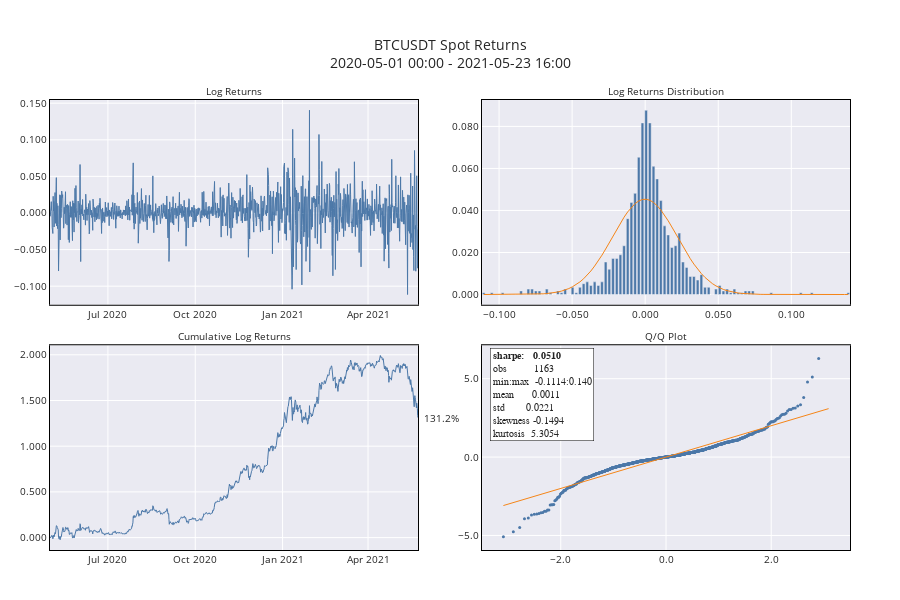

Notebook code for this chart:
### Code cell
fig = utils.make_overview_chart(
    df_spot.per_return, title="BTCUSDT Spot",
    subtitle_base="Log Returns"
)
fig.show()

### Figure 1 — Plotly figure (JSON) as saved in the notebook; plotly's stock layout.template omitted (floating-point values rounded to 4 significant figures; data arrays with more than 128 entries replaced by an {"elided": "..."} marker saying what was removed)
{"data": [{"line": {"color": "#4C78A8", "width": 1}, "name": "return", "type": "scatter", "x": {"elided": "1164 str values"}, "xaxis": "x", "y": {"elided": "1164 float values"}, "yaxis": "y"}, {"line": {"color": "#4C78A8", "width": 1}, "name": "cum. return", "type": "scatter", "x": {"elided": "1164 str values"}, "xaxis": "x3", "y": {"elided": "1164 float values"}, "yaxis": "y3"}, {"marker": {"color": "#4C78A8"}, "name": "pct. of returns", "type": "bar", "x": [-0.1105, -0.1075, -0.105, -0.1025, -0.0999, -0.09755, -0.09505, -0.0925, -0.08995, -0.08745, -0.08495, -0.08245, -0.07995, -0.0774, -0.07485, -0.07235, -0.06985, -0.06735, -0.0648, -0.06225, -0.05975, -0.05725, -0.05475, -0.05225, -0.0497, -0.04715, -0.04465, -0.04215, -0.03965, -0.03715, -0.0346, -0.03205, -0.02955, -0.02705, -0.02455, -0.022, -0.01945, -0.01695, -0.01445, -0.01195, -0.00943, -0.0069, -0.00438, -0.001863, 0.000652, 0.00317, 0.00569, 0.008205, 0.01073, 0.01325, 0.01575, 0.01825, 0.0208, 0.02335, 0.02585, 0.02835, 0.03085, 0.03335, 0.0359, 0.03845, 0.04095, 0.04345, 0.04595, 0.04845, 0.051, 0.05355, 0.05605, 0.05855, 0.06105, 0.0636, 0.06615, 0.06865, 0.07115, 0.07365, 0.07615, 0.0787, 0.08125, 0.08375, 0.08625, 0.08875, 0.09125, 0.0938, 0.09635, 0.0988, 0.1015, 0.104, 0.1065, 0.109, 0.1115, 0.114, 0.1165, 0.119, 0.1215, 0.124, 0.1265, 0.129, 0.1315, 0.134, 0.1365, 0.139], "xaxis": "x2", "y": [0.0008598, 0, 0.0008598, 0, 0, 0.0008598, 0, 0, 0, 0, 0.00172, 0, 0.00258, 0.00258, 0.00172, 0.00172, 0, 0.00258, 0.0008598, 0, 0.00172, 0.0008598, 0.00258, 0, 0.003439, 0.0008598, 0.003439, 0.005159, 0.006019, 0.004299, 0.006019, 0.004299, 0.006019, 0.01548, 0.01204, 0.0172, 0.0172, 0.01892, 0.02322, 0.03611, 0.04385, 0.04815, 0.06535, 0.08169, 0.0877, 0.08169, 0.06105, 0.05503, 0.04471, 0.03267, 0.02837, 0.02236, 0.02322, 0.02923, 0.01548, 0.0129, 0.008598, 0.008598, 0.006879, 0.009458, 0.003439, 0.003439, 0, 0.00258, 0.004299, 0.00172, 0.00258, 0.0008598, 0.00258, 0.0008598, 0.0008598, 0.00172, 0.00172, 0.00172, 0, 0, 0, 0, 0.0008598, 0, 0, 0, 0, 0, 0, 0, 0.0008598, 0, 0, 0.0008598, 0, 0, 0, 0, 0, 0, 0, 0, 0, 0.0008598], "yaxis": "y2"}, {"line": {"color": "#F58518", "width": 1}, "name": "normal", "type": "scatter", "x": [-0.1105, -0.1075, -0.105, -0.1025, -0.0999, -0.09755, -0.09505, -0.0925, -0.08995, -0.08745, -0.08495, -0.08245, -0.07995, -0.0774, -0.07485, -0.07235, -0.06985, -0.06735, -0.0648, -0.06225, -0.05975, -0.05725, -0.05475, -0.05225, -0.0497, -0.04715, -0.04465, -0.04215, -0.03965, -0.03715, -0.0346, -0.03205, -0.02955, -0.02705, -0.02455, -0.022, -0.01945, -0.01695, -0.01445, -0.01195, -0.00943, -0.0069, -0.00438, -0.001863, 0.000652, 0.00317, 0.00569, 0.008205, 0.01073, 0.01325, 0.01575, 0.01825, 0.0208, 0.02335, 0.02585, 0.02835, 0.03085, 0.03335, 0.0359, 0.03845, 0.04095, 0.04345, 0.04595, 0.04845, 0.051, 0.05355, 0.05605, 0.05855, 0.06105, 0.0636, 0.06615, 0.06865, 0.07115, 0.07365, 0.07615, 0.0787, 0.08125, 0.08375, 0.08625, 0.08875, 0.09125, 0.0938, 0.09635, 0.0988, 0.1015, 0.104, 0.1065, 0.109, 0.1115, 0.114, 0.1165, 0.119, 0.1215, 0.124, 0.1265, 0.129, 0.1315, 0.134, 0.1365, 0.139], "xaxis": "x2", "y": [1.927e-07, 3.745e-07, 5.774e-07, 1.089e-06, 1.713e-06, 2.834e-06, 4.627e-06, 7.603e-06, 1.21e-05, 1.9e-05, 2.948e-05, 4.514e-05, 6.825e-05, 0.0001035, 0.0001525, 0.0002218, 0.0003185, 0.0004517, 0.0006407, 0.0008852, 0.001207, 0.001626, 0.002162, 0.002839, 0.003717, 0.004754, 0.006004, 0.007487, 0.009218, 0.0112, 0.01354, 0.01604, 0.01875, 0.02165, 0.02468, 0.0279, 0.03099, 0.03398, 0.03679, 0.03933, 0.04154, 0.04329, 0.04453, 0.04522, 0.04533, 0.04486, 0.04382, 0.04226, 0.04021, 0.0378, 0.03508, 0.03215, 0.02897, 0.02586, 0.0228, 0.01984, 0.01705, 0.01447, 0.01203, 0.009948, 0.00812, 0.006544, 0.005207, 0.00409, 0.00314, 0.002403, 0.001816, 0.001355, 0.0009984, 0.0007168, 0.0005145, 0.0003647, 0.0002552, 0.0001763, 0.0001202, 7.969e-05, 5.296e-05, 3.475e-05, 2.251e-05, 1.44e-05, 9.096e-06, 5.564e-06, 3.424e-06, 2.123e-06, 1.148e-06, 7.549e-07, 3.961e-07, 2.551e-07, 1.298e-07, 8.193e-08, 4.044e-08, 2.5e-08, 1.197e-08, 7.251e-09, 3.367e-09, 1.998e-09, 8.999e-10, 5.234e-10, 2.286e-10, 1.303e-10], "yaxis": "y2"}, {"marker": {"color": "#4C78A8", "size": 3}, "mode": "markers", "name": "return norm.", "type": "scatter", "x": {"elided": "1164 float values"}, "xaxis": "x4", "y": {"elided": "1164 float values"}, "yaxis": "y4"}, {"line": {"color": "#F58518", "width": 1}, "name": "norm.", "type": "scatter", "x": {"elided": "1164 float values"}, "xaxis": "x4", "y": {"elided": "1164 float values"}, "yaxis": "y4"}], "layout": {"annotations": [{"font": {"size": 10}, "showarrow": false, "text": "Log Returns", "x": 0.23, "xanchor": "center", "xref": "paper", "y": 1, "yanchor": "bottom", "yref": "paper"}, {"font": {"size": 10}, "showarrow": false, "text": "Log Returns Distribution", "x": 0.77, "xanchor": "center", "xref": "paper", "y": 1, "yanchor": "bottom", "yref": "paper"}, {"font": {"size": 10}, "showarrow": false, "text": "Cumulative Log Returns", "x": 0.23, "xanchor": "center", "xref": "paper", "y": 0.455, "yanchor": "bottom", "yref": "paper"}, {"font": {"size": 10}, "showarrow": false, "text": "Q/Q Plot", "x": 0.77, "xanchor": "center", "xref": "paper", "y": 0.455, "yanchor": "bottom", "yref": "paper"}, {"align": "left", "font": {"size": 10}, "showarrow": false, "text": "131.2%", "x": 0.465, "xanchor": "left", "xref": "paper", "y": 1.312, "yref": "y3"}, {"align": "left", "bgcolor": "white", "bordercolor": "black", "borderpad": 2, "borderwidth": 0.5, "font": {"family": "Courier New, monospace", "size": 10}, "showarrow": false, "text": "<b>sharpe:   0.0510</b><br>obs         1163<br>min:max  -0.1114:0.140<br>mean      0.0011<br>std       0.0221<br>skewness -0.1494<br>kurtosis  5.3054", "x": 0.55, "xanchor": "left", "xref": "paper", "y": 0.45, "yanchor": "top", "yref": "paper"}], "font": {"size": 10}, "height": 600, "margin": {"b": 50, "l": 50, "r": 50, "t": 100}, "showlegend": false, "title": {"text": "BTCUSDT Spot Returns<br>2020-05-01 00:00 - 2021-05-23 16:00"}, "xaxis": {"anchor": "y", "domain": [0, 0.46], "linecolor": "black", "linewidth": 1, "mirror": true, "showline": true}, "xaxis2": {"anchor": "y2", "domain": [0.54, 1], "linecolor": "black", "linewidth": 1, "mirror": true, "showline": true, "tickformat": "0.3f"}, "xaxis3": {"anchor": "y3", "domain": [0, 0.46], "linecolor": "black", "linewidth": 1, "mirror": true, "showline": true}, "xaxis4": {"anchor": "y4", "domain": [0.54, 1], "linecolor": "black", "linewidth": 1, "mirror": true, "showline": true, "tickformat": "0.1f"}, "yaxis": {"anchor": "x", "domain": [0.545, 1], "linecolor": "black", "linewidth": 1, "mirror": true, "showline": true, "tickformat": "0.3f"}, "yaxis2": {"anchor": "x2", "domain": [0.545, 1], "linecolor": "black", "linewidth": 1, "mirror": true, "showline": true, "tickformat": "0.3f"}, "yaxis3": {"anchor": "x3", "domain": [0, 0.455], "linecolor": "black", "linewidth": 1, "mirror": true, "showline": true, "tickformat": "0.3f"}, "yaxis4": {"anchor": "x4", "domain": [0, 0.455], "linecolor": "black", "linewidth": 1, "mirror": true, "showline": true, "tickformat": "0.1f"}}}
